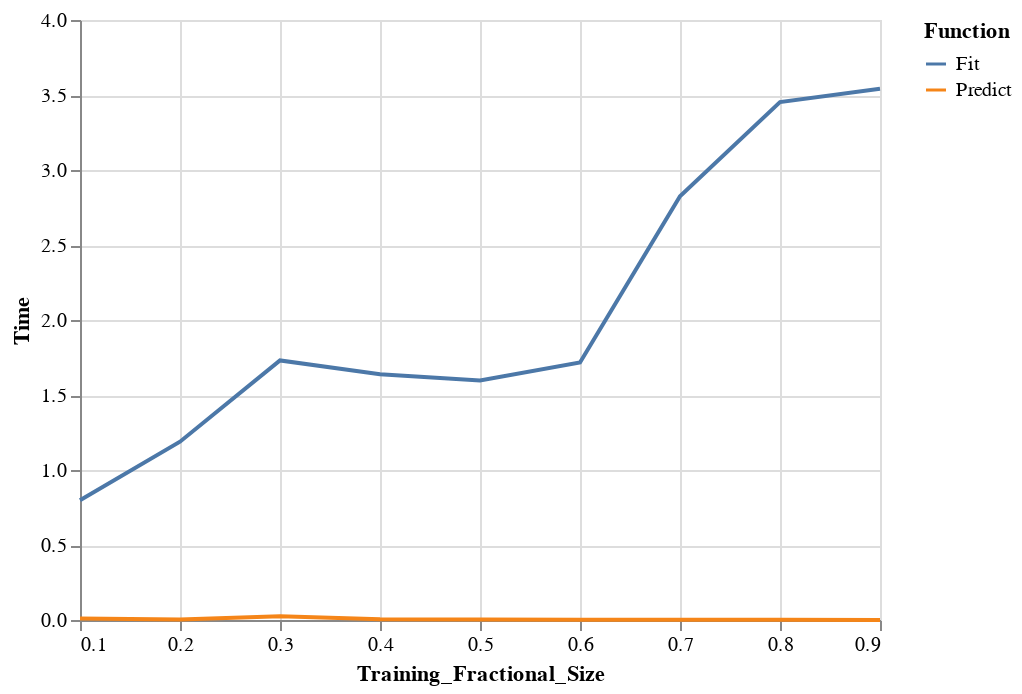
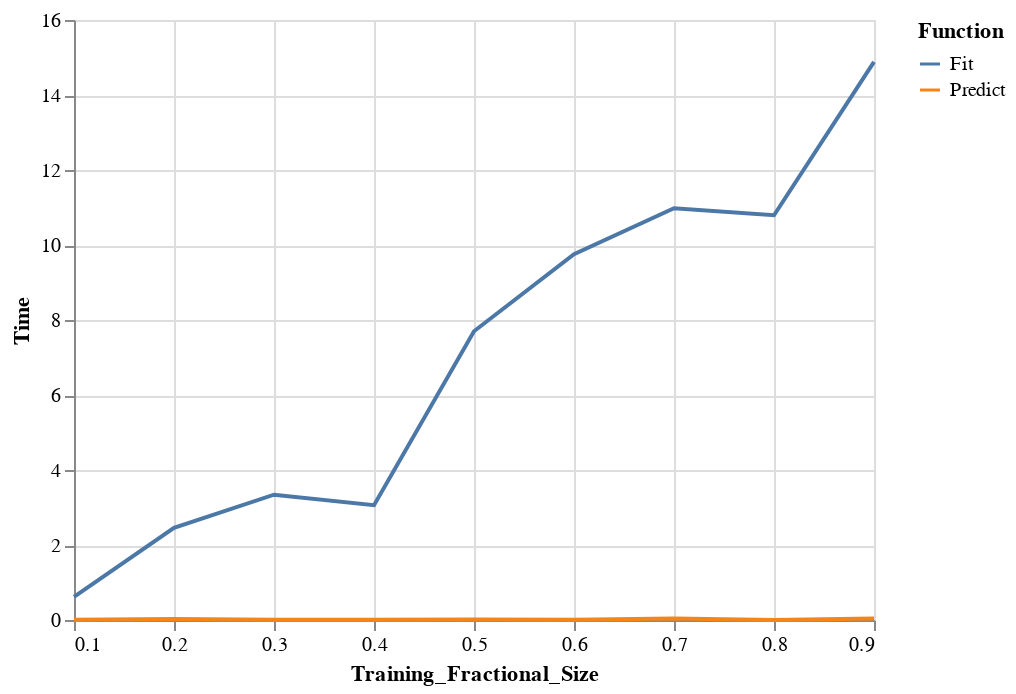
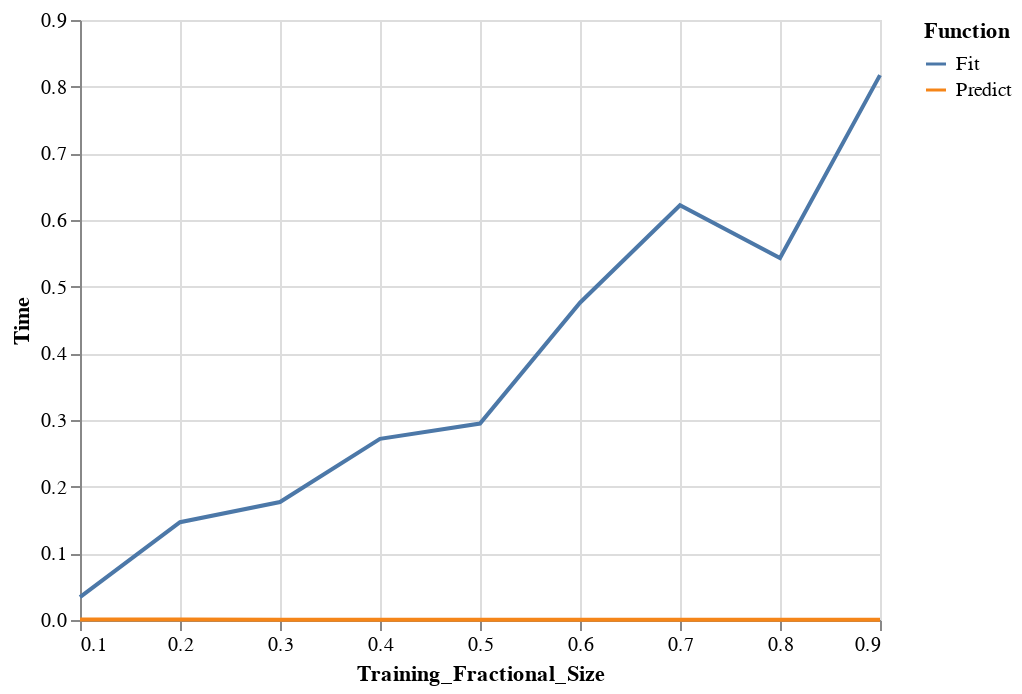
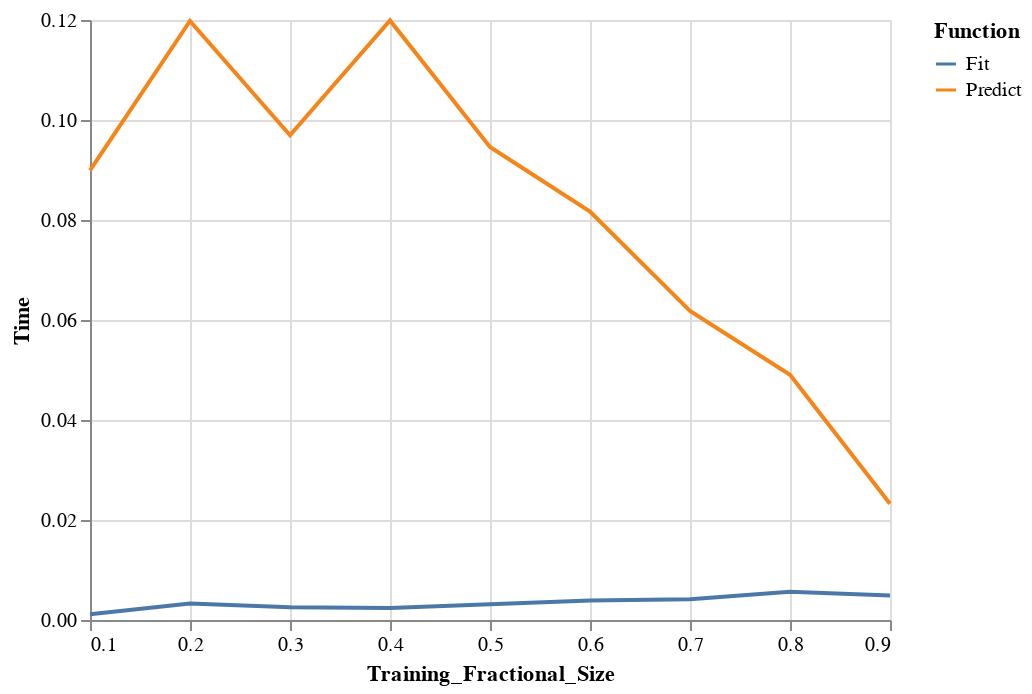

The notebook cell these images were saved under, in order:
### Markdown cell above
## Timing Curves

### Code cell
for dataset, algorithm in data_alg_combos:
    test_object = AlgorithmResults(results_fpath=RESULTS_PATH, 
                                   dataset=dataset,
                                   algorithm=algorithm,
                                   iterative=iterative_status_df[algorithm]
                                  )
    
    print(f'Algorithm: {algorithm}')
    print(f'Dataset: {dataset}')    
    display(test_object.plot_timing_curve)

### Figure 1 — Vega-Lite specification as saved in the notebook (floating-point values rounded to 4 significant figures)
{"$schema": "https://vega.github.io/schema/vega-lite/v2.6.0.json", "config": {"background": "white", "view": {"height": 300, "width": 400}}, "data": {"name": "data-d89bb5eefc241f333e7c77aed5850789"}, "datasets": {"data-d89bb5eefc241f333e7c77aed5850789": [{"Algorithm": "ANN", "Dataset": "abalone", "Function": "Predict", "Time": 0.0007032, "Training_Fractional_Size": 0.9}, {"Algorithm": "ANN", "Dataset": "abalone", "Function": "Predict", "Time": 0.001253, "Training_Fractional_Size": 0.8}, {"Algorithm": "ANN", "Dataset": "abalone", "Function": "Predict", "Time": 0.00138, "Training_Fractional_Size": 0.7}, {"Algorithm": "ANN", "Dataset": "abalone", "Function": "Predict", "Time": 0.001919, "Training_Fractional_Size": 0.6}, {"Algorithm": "ANN", "Dataset": "abalone", "Function": "Predict", "Time": 0.002644, "Training_Fractional_Size": 0.5}, {"Algorithm": "ANN", "Dataset": "abalone", "Function": "Predict", "Time": 0.005458, "Training_Fractional_Size": 0.4}, {"Algorithm": "ANN", "Dataset": "abalone", "Function": "Predict", "Time": 0.02431, "Training_Fractional_Size": 0.3}, {"Algorithm": "ANN", "Dataset": "abalone", "Function": "Predict", "Time": 0.003949, "Training_Fractional_Size": 0.2}, {"Algorithm": "ANN", "Dataset": "abalone", "Function": "Predict", "Time": 0.009882, "Training_Fractional_Size": 0.1}, {"Algorithm": "ANN", "Dataset": "abalone", "Function": "Fit", "Time": 3.542, "Training_Fractional_Size": 0.9}, {"Algorithm": "ANN", "Dataset": "abalone", "Function": "Fit", "Time": 3.452, "Training_Fractional_Size": 0.8}, {"Algorithm": "ANN", "Dataset": "abalone", "Function": "Fit", "Time": 2.825, "Training_Fractional_Size": 0.7}, {"Algorithm": "ANN", "Dataset": "abalone", "Function": "Fit", "Time": 1.717, "Training_Fractional_Size": 0.6}, {"Algorithm": "ANN", "Dataset": "abalone", "Function": "Fit", "Time": 1.597, "Training_Fractional_Size": 0.5}, {"Algorithm": "ANN", "Dataset": "abalone", "Function": "Fit", "Time": 1.638, "Training_Fractional_Size": 0.4}, {"Algorithm": "ANN", "Dataset": "abalone", "Function": "Fit", "Time": 1.73, "Training_Fractional_Size": 0.3}, {"Algorithm": "ANN", "Dataset": "abalone", "Function": "Fit", "Time": 1.189, "Training_Fractional_Size": 0.2}, {"Algorithm": "ANN", "Dataset": "abalone", "Function": "Fit", "Time": 0.7978, "Training_Fractional_Size": 0.1}]}, "encoding": {"color": {"field": "Function", "type": "nominal"}, "x": {"field": "Training_Fractional_Size", "type": "quantitative"}, "y": {"field": "Time", "type": "quantitative"}}, "mark": "line"}

### Figure 2 — Vega-Lite specification as saved in the notebook (floating-point values rounded to 4 significant figures)
{"$schema": "https://vega.github.io/schema/vega-lite/v2.6.0.json", "config": {"background": "white", "view": {"height": 300, "width": 400}}, "data": {"name": "data-97a4f8cad04905492a2b7a04a4e95ff7"}, "datasets": {"data-97a4f8cad04905492a2b7a04a4e95ff7": [{"Algorithm": "Boost", "Dataset": "abalone", "Function": "Predict", "Time": 0.03682, "Training_Fractional_Size": 0.9}, {"Algorithm": "Boost", "Dataset": "abalone", "Function": "Predict", "Time": 0.003044, "Training_Fractional_Size": 0.8}, {"Algorithm": "Boost", "Dataset": "abalone", "Function": "Predict", "Time": 0.04209, "Training_Fractional_Size": 0.7}, {"Algorithm": "Boost", "Dataset": "abalone", "Function": "Predict", "Time": 0.005063, "Training_Fractional_Size": 0.6}, {"Algorithm": "Boost", "Dataset": "abalone", "Function": "Predict", "Time": 0.01175, "Training_Fractional_Size": 0.5}, {"Algorithm": "Boost", "Dataset": "abalone", "Function": "Predict", "Time": 0.005161, "Training_Fractional_Size": 0.4}, {"Algorithm": "Boost", "Dataset": "abalone", "Function": "Predict", "Time": 0.009184, "Training_Fractional_Size": 0.3}, {"Algorithm": "Boost", "Dataset": "abalone", "Function": "Predict", "Time": 0.02461, "Training_Fractional_Size": 0.2}, {"Algorithm": "Boost", "Dataset": "abalone", "Function": "Predict", "Time": 0.005411, "Training_Fractional_Size": 0.1}, {"Algorithm": "Boost", "Dataset": "abalone", "Function": "Fit", "Time": 14.88, "Training_Fractional_Size": 0.9}, {"Algorithm": "Boost", "Dataset": "abalone", "Function": "Fit", "Time": 10.79, "Training_Fractional_Size": 0.8}, {"Algorithm": "Boost", "Dataset": "abalone", "Function": "Fit", "Time": 10.98, "Training_Fractional_Size": 0.7}, {"Algorithm": "Boost", "Dataset": "abalone", "Function": "Fit", "Time": 9.755, "Training_Fractional_Size": 0.6}, {"Algorithm": "Boost", "Dataset": "abalone", "Function": "Fit", "Time": 7.699, "Training_Fractional_Size": 0.5}, {"Algorithm": "Boost", "Dataset": "abalone", "Function": "Fit", "Time": 3.06, "Training_Fractional_Size": 0.4}, {"Algorithm": "Boost", "Dataset": "abalone", "Function": "Fit", "Time": 3.342, "Training_Fractional_Size": 0.3}, {"Algorithm": "Boost", "Dataset": "abalone", "Function": "Fit", "Time": 2.457, "Training_Fractional_Size": 0.2}, {"Algorithm": "Boost", "Dataset": "abalone", "Function": "Fit", "Time": 0.6148, "Training_Fractional_Size": 0.1}]}, "encoding": {"color": {"field": "Function", "type": "nominal"}, "x": {"field": "Training_Fractional_Size", "type": "quantitative"}, "y": {"field": "Time", "type": "quantitative"}}, "mark": "line"}

### Figure 3 — Vega-Lite specification as saved in the notebook (floating-point values rounded to 4 significant figures)
{"$schema": "https://vega.github.io/schema/vega-lite/v2.6.0.json", "config": {"background": "white", "view": {"height": 300, "width": 400}}, "data": {"name": "data-1bc875d37ce212915ab7b68106f786e5"}, "datasets": {"data-1bc875d37ce212915ab7b68106f786e5": [{"Algorithm": "DT", "Dataset": "abalone", "Function": "Predict", "Time": 0.0002182, "Training_Fractional_Size": 0.9}, {"Algorithm": "DT", "Dataset": "abalone", "Function": "Predict", "Time": 0.000335, "Training_Fractional_Size": 0.8}, {"Algorithm": "DT", "Dataset": "abalone", "Function": "Predict", "Time": 0.0003408, "Training_Fractional_Size": 0.7}, {"Algorithm": "DT", "Dataset": "abalone", "Function": "Predict", "Time": 0.0003861, "Training_Fractional_Size": 0.6}, {"Algorithm": "DT", "Dataset": "abalone", "Function": "Predict", "Time": 0.0004275, "Training_Fractional_Size": 0.5}, {"Algorithm": "DT", "Dataset": "abalone", "Function": "Predict", "Time": 0.0004872, "Training_Fractional_Size": 0.4}, {"Algorithm": "DT", "Dataset": "abalone", "Function": "Predict", "Time": 0.0005271, "Training_Fractional_Size": 0.3}, {"Algorithm": "DT", "Dataset": "abalone", "Function": "Predict", "Time": 0.0006346, "Training_Fractional_Size": 0.2}, {"Algorithm": "DT", "Dataset": "abalone", "Function": "Predict", "Time": 0.0006733, "Training_Fractional_Size": 0.1}, {"Algorithm": "DT", "Dataset": "abalone", "Function": "Fit", "Time": 0.8174, "Training_Fractional_Size": 0.9}, {"Algorithm": "DT", "Dataset": "abalone", "Function": "Fit", "Time": 0.543, "Training_Fractional_Size": 0.8}, {"Algorithm": "DT", "Dataset": "abalone", "Function": "Fit", "Time": 0.622, "Training_Fractional_Size": 0.7}, {"Algorithm": "DT", "Dataset": "abalone", "Function": "Fit", "Time": 0.4759, "Training_Fractional_Size": 0.6}, {"Algorithm": "DT", "Dataset": "abalone", "Function": "Fit", "Time": 0.2946, "Training_Fractional_Size": 0.5}, {"Algorithm": "DT", "Dataset": "abalone", "Function": "Fit", "Time": 0.2717, "Training_Fractional_Size": 0.4}, {"Algorithm": "DT", "Dataset": "abalone", "Function": "Fit", "Time": 0.177, "Training_Fractional_Size": 0.3}, {"Algorithm": "DT", "Dataset": "abalone", "Function": "Fit", "Time": 0.1467, "Training_Fractional_Size": 0.2}, {"Algorithm": "DT", "Dataset": "abalone", "Function": "Fit", "Time": 0.03426, "Training_Fractional_Size": 0.1}]}, "encoding": {"color": {"field": "Function", "type": "nominal"}, "x": {"field": "Training_Fractional_Size", "type": "quantitative"}, "y": {"field": "Time", "type": "quantitative"}}, "mark": "line"}

### Figure 4 — Vega-Lite specification as saved in the notebook (floating-point values rounded to 4 significant figures)
{"$schema": "https://vega.github.io/schema/vega-lite/v2.6.0.json", "config": {"background": "white", "view": {"height": 300, "width": 400}}, "data": {"name": "data-f9df4dd0bc0e6d5879ccd8c260002c01"}, "datasets": {"data-f9df4dd0bc0e6d5879ccd8c260002c01": [{"Algorithm": "KNN", "Dataset": "abalone", "Function": "Predict", "Time": 0.02325, "Training_Fractional_Size": 0.9}, {"Algorithm": "KNN", "Dataset": "abalone", "Function": "Predict", "Time": 0.04905, "Training_Fractional_Size": 0.8}, {"Algorithm": "KNN", "Dataset": "abalone", "Function": "Predict", "Time": 0.06183, "Training_Fractional_Size": 0.7}, {"Algorithm": "KNN", "Dataset": "abalone", "Function": "Predict", "Time": 0.08168, "Training_Fractional_Size": 0.6}, {"Algorithm": "KNN", "Dataset": "abalone", "Function": "Predict", "Time": 0.09462, "Training_Fractional_Size": 0.5}, {"Algorithm": "KNN", "Dataset": "abalone", "Function": "Predict", "Time": 0.1199, "Training_Fractional_Size": 0.4}, {"Algorithm": "KNN", "Dataset": "abalone", "Function": "Predict", "Time": 0.09696, "Training_Fractional_Size": 0.3}, {"Algorithm": "KNN", "Dataset": "abalone", "Function": "Predict", "Time": 0.1198, "Training_Fractional_Size": 0.2}, {"Algorithm": "KNN", "Dataset": "abalone", "Function": "Predict", "Time": 0.08991, "Training_Fractional_Size": 0.1}, {"Algorithm": "KNN", "Dataset": "abalone", "Function": "Fit", "Time": 0.004902, "Training_Fractional_Size": 0.9}, {"Algorithm": "KNN", "Dataset": "abalone", "Function": "Fit", "Time": 0.005654, "Training_Fractional_Size": 0.8}, {"Algorithm": "KNN", "Dataset": "abalone", "Function": "Fit", "Time": 0.004141, "Training_Fractional_Size": 0.7}, {"Algorithm": "KNN", "Dataset": "abalone", "Function": "Fit", "Time": 0.00391, "Training_Fractional_Size": 0.6}, {"Algorithm": "KNN", "Dataset": "abalone", "Function": "Fit", "Time": 0.003131, "Training_Fractional_Size": 0.5}, {"Algorithm": "KNN", "Dataset": "abalone", "Function": "Fit", "Time": 0.002397, "Training_Fractional_Size": 0.4}, {"Algorithm": "KNN", "Dataset": "abalone", "Function": "Fit", "Time": 0.002539, "Training_Fractional_Size": 0.3}, {"Algorithm": "KNN", "Dataset": "abalone", "Function": "Fit", "Time": 0.003297, "Training_Fractional_Size": 0.2}, {"Algorithm": "KNN", "Dataset": "abalone", "Function": "Fit", "Time": 0.00113, "Training_Fractional_Size": 0.1}]}, "encoding": {"color": {"field": "Function", "type": "nominal"}, "x": {"field": "Training_Fractional_Size", "type": "quantitative"}, "y": {"field": "Time", "type": "quantitative"}}, "mark": "line"}
